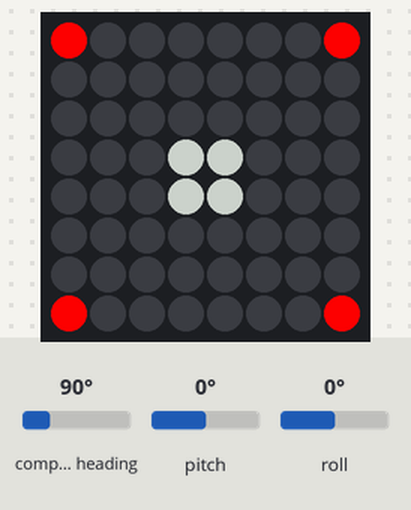
The program below on a simulated Raspberry Pi (BCM pin numbers) with a Sense HAT. On the bench: the Sense HAT's 8×8 RGB LED matrix. Inputs (shaded band) come from the test bench; at power-on: pitch 0°, roll 0°, compass heading 90°. The clock reads 2024-03-15 10:24:30 at power-on unless the program sets it; the Sense HAT reports a negative pitch or roll as 360° plus the angle; what the program prints to the terminal is not drawn.

Above: at 1.2 s.
1.3 s: pitch set to -4°
At 2.0 s:
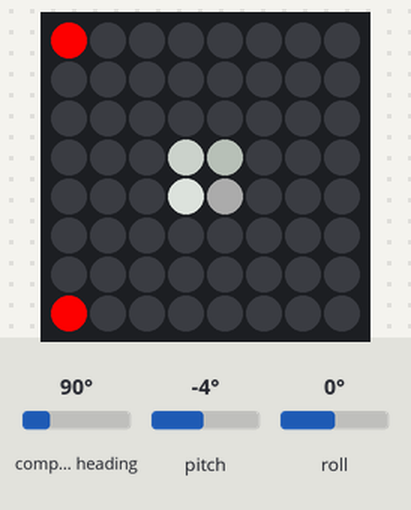
3.1 s: roll set to -5°
At 3.6 s:
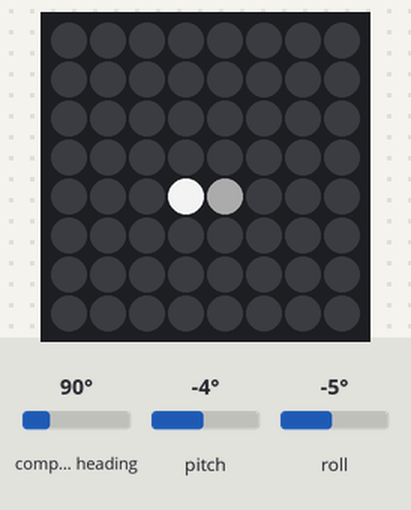
4.6 s: pitch set to 45°
At 5.8 s:
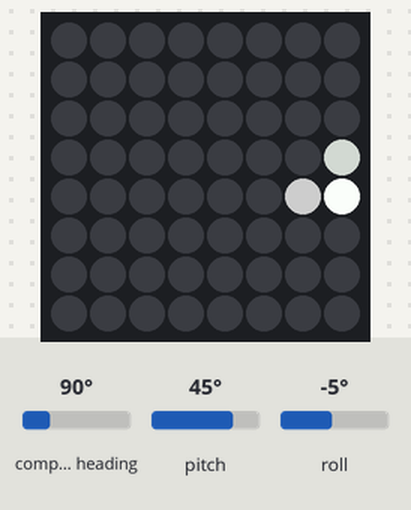
Timing chart, 0 to 7.6 s (numbered marks = the images above; inputs shaded):
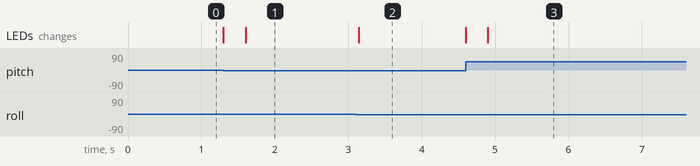

The program:

NLevel.py
```python
#!/usr/bin/env python3
# Northcliff Level - Version 1.0
from sense_hat import SenseHat
from datetime import datetime

class NorthcliffLevel(object):

    def print_update(self, print_message): # Prints with a date and time stamp
        today = datetime.now()
        print(print_message + today.strftime('%A %d %B %Y @ %H:%M:%S'))

    def run(self, tilt_range):
        try:
            self.print_update("Northcliff Level started on ")
            max_tilt=tilt_range/2
            min_tilt=360-tilt_range/2
            tilt_step=tilt_range/7
            led_step=255/tilt_step
            red=(255,0,0)
            blue=(0,0,255)
            green=(0,255,0)
            yellow=(255,255,0)
            off=(0,0,0)
            last_high_roll_led=0
            last_low_roll_led=0
            last_high_pitch_led=0
            last_low_pitch_led=0
            while True:
                o = sense.get_orientation()
                pitch = round(o["pitch"],1)
                roll = round(o["roll"],1)
                yaw = int(round(o["yaw"],1))
                if pitch<0.5 or pitch>359.5:
                    pitch_level=True
                else:
                    pitch_level=False
                if roll<0.5 or roll>359.5:
                    roll_level=True
                else:
                    roll_level=False
                valid_roll=True
                if roll<=max_tilt:
                    if roll>=max_tilt-tilt_step:
                        low_roll_lev=(max_tilt-roll)*led_step
                        high_roll_lev=255-low_roll_lev
                        high_roll_led=0
                        low_roll_led=1
                    elif roll<max_tilt-tilt_step and roll>=max_tilt-2*tilt_step:
                        low_roll_lev=(max_tilt-tilt_step-roll)*led_step
                        high_roll_lev=255-low_roll_lev
                        high_roll_led=1
                        low_roll_led=2
                    elif roll<max_tilt-2*tilt_step and roll>=max_tilt-3*tilt_step:
                        low_roll_lev=(max_tilt-2*tilt_step-roll)*led_step
                        high_roll_lev=255-low_roll_lev
                        high_roll_led=2
                        low_roll_led=3
                    else:
                        low_roll_lev=(max_tilt-3*tilt_step-roll)*led_step
                        high_roll_lev=255-low_roll_lev
                        high_roll_led=3
                        low_roll_led=4
                elif roll>=360-tilt_range/2:
                    if roll<=min_tilt+tilt_step:
                        low_roll_lev=(min_tilt+tilt_step-roll)*led_step
                        high_roll_lev=255-low_roll_lev
                        high_roll_led=6
                        low_roll_led=7
                    elif roll>min_tilt+tilt_step and roll<=min_tilt+2*tilt_step:
                        low_roll_lev=(min_tilt+2*tilt_step-roll)*led_step
                        high_roll_lev=255-low_roll_lev
                        high_roll_led=5
                        low_roll_led=6
                    elif roll>min_tilt+2*tilt_step and roll<=min_tilt+3*tilt_step:
                        low_roll_lev=(min_tilt+3*tilt_step-roll)*led_step
                        high_roll_lev=255-low_roll_lev
                        high_roll_led=4
                        low_roll_led=5
                    else:
                        low_roll_lev=(min_tilt+4*tilt_step-roll)*led_step
                        high_roll_lev=255-low_roll_lev
                        high_roll_led=3
                        low_roll_led=4
                else:
                    valid_roll=False
                valid_pitch=True
                if pitch<=max_tilt:
                    if pitch>=max_tilt-tilt_step:
                        low_pitch_lev=(max_tilt-pitch)*led_step
                        high_pitch_lev=255-low_pitch_lev
                        high_pitch_led=7
                        low_pitch_led=6
                    elif pitch<max_tilt-tilt_step and pitch>=max_tilt-2*tilt_step:
                        low_pitch_lev=(max_tilt-tilt_step-pitch)*led_step
                        high_pitch_lev=255-low_pitch_lev
                        high_pitch_led=6
                        low_pitch_led=5
                    elif pitch<max_tilt-2*tilt_step and pitch>=max_tilt-3*tilt_step:
                        low_pitch_lev=(max_tilt-2*tilt_step-pitch)*led_step
                        high_pitch_lev=255-low_pitch_lev
                        high_pitch_led=5
                        low_pitch_led=4
                    else:
                        low_pitch_lev=(max_tilt-3*tilt_step-pitch)*led_step
                        high_pitch_lev=255-low_pitch_lev
                        high_pitch_led=4
                        low_pitch_led=3
                elif pitch>=360-tilt_range/2:
                    if pitch<=min_tilt+tilt_step:
                        low_pitch_lev=(min_tilt+tilt_step-pitch)*led_step
                        high_pitch_lev=255-low_pitch_lev
                        high_pitch_led=1
                        low_pitch_led=0
                    elif pitch>min_tilt+tilt_step and pitch<=min_tilt+2*tilt_step:
                        low_pitch_lev=(min_tilt+2*tilt_step-pitch)*led_step
                        high_pitch_lev=255-low_pitch_lev
                        high_pitch_led=2
                        low_pitch_led=1
                    elif pitch>min_tilt+2*tilt_step and pitch<=min_tilt+3*tilt_step:
                        low_pitch_lev=(min_tilt+3*tilt_step-pitch)*led_step
                        high_pitch_lev=255-low_pitch_lev
                        high_pitch_led=3
                        low_pitch_led=2
                    else:
                        low_pitch_lev=(min_tilt+4*tilt_step-pitch)*led_step
                        high_pitch_lev=255-low_pitch_lev
                        high_pitch_led=4
                        low_pitch_led=3
                else:
                    valid_pitch=False
                if valid_roll==True and valid_pitch==True:
                    sense.set_pixel(last_high_pitch_led,last_high_roll_led,off)
                    sense.set_pixel(last_low_pitch_led,last_low_roll_led,off)
                    sense.set_pixel(last_low_pitch_led,last_high_roll_led,off)
                    sense.set_pixel(last_high_pitch_led,last_low_roll_led,off)
                    low_roll_lev=abs(int(low_roll_lev))
                    high_roll_lev=abs(int(high_roll_lev))
                    if low_roll_lev>255:
                        low_roll_lev=255
                    if high_roll_lev>255:
                        high_roll_lev=255
                    low_pitch_lev=abs(int(low_pitch_lev))
                    high_pitch_lev=abs(int(high_pitch_lev))
                    if low_pitch_lev>255:
                        low_pitch_lev=255
                    if high_pitch_lev>255:
                        high_pitch_lev=255
                    l_l_level= int((low_pitch_lev+low_roll_lev)/2)
                    h_h_level= int((high_pitch_lev+high_roll_lev)/2)
                    #print("Roll", roll, "High", high_roll_lev, "Low", low_roll_lev)
                    #print("Pitch", pitch, "High", high_pitch_lev, "Low", low_pitch_lev)
                    #print("LL", l_l_level, "HH", h_h_level, "Low Pitch High Roll", high_roll_lev, "High Pitch Low Roll", high_pitch_lev)
                    if roll_level==True and pitch_level==True:
                        sense.set_pixel(0,0,red)
                        sense.set_pixel(0,7,red)
                        sense.set_pixel(7,0,red)
                        sense.set_pixel(7,7,red)
                    elif roll_level==True and pitch_level==False:
                        sense.set_pixel(0,0,red)
                        sense.set_pixel(0,7,red)
                        sense.set_pixel(7,0,off)
                        sense.set_pixel(7,7,off)
                    elif roll_level==False and pitch_level==True:
                        sense.set_pixel(0,0,off)
                        sense.set_pixel(0,7,off)
                        sense.set_pixel(0,0,red)
                        sense.set_pixel(7,0,red)
                    else:
                        sense.set_pixel(0,0,off)
                        sense.set_pixel(0,7,off)
                        sense.set_pixel(7,0,off)
                        sense.set_pixel(7,7,off)
                    sense.set_pixel(low_pitch_led,low_roll_led,(l_l_level,l_l_level,l_l_level))
                    sense.set_pixel(high_pitch_led,high_roll_led,(h_h_level,h_h_level,h_h_level))
                    sense.set_pixel(low_pitch_led,high_roll_led,(high_roll_lev,high_roll_lev,high_roll_lev))
                    sense.set_pixel(high_pitch_led,low_roll_led,(high_pitch_lev,high_pitch_lev,high_pitch_lev))
                    last_high_roll_led=high_roll_led
                    last_low_roll_led=low_roll_led
                    last_high_pitch_led=high_pitch_led
                    last_low_pitch_led=low_pitch_led
                    #print("pitch {0} roll {1} yaw {2}". format(pitch, roll, yaw))
        except KeyboardInterrupt:
            sense.clear()
            self.print_update("Northcliff Level stopped on ")

if __name__ == '__main__': # This is where to overall code kicks off
    sense = SenseHat()
    sense.set_rotation(180)
    sense.clear()
    # Create a level instance
    level = NorthcliffLevel()
    level.run(tilt_range=90)#Vary the tilt range to adjust sensitivity
```

Measured:
- after the input at 1.3 s, the LEDs: first change at once (image 1 shows a later state)
- after the input at 3.1 s, the LEDs: change at once (image 2)
- after the input at 4.6 s, the LEDs: first change at once (image 3 shows a later state)
